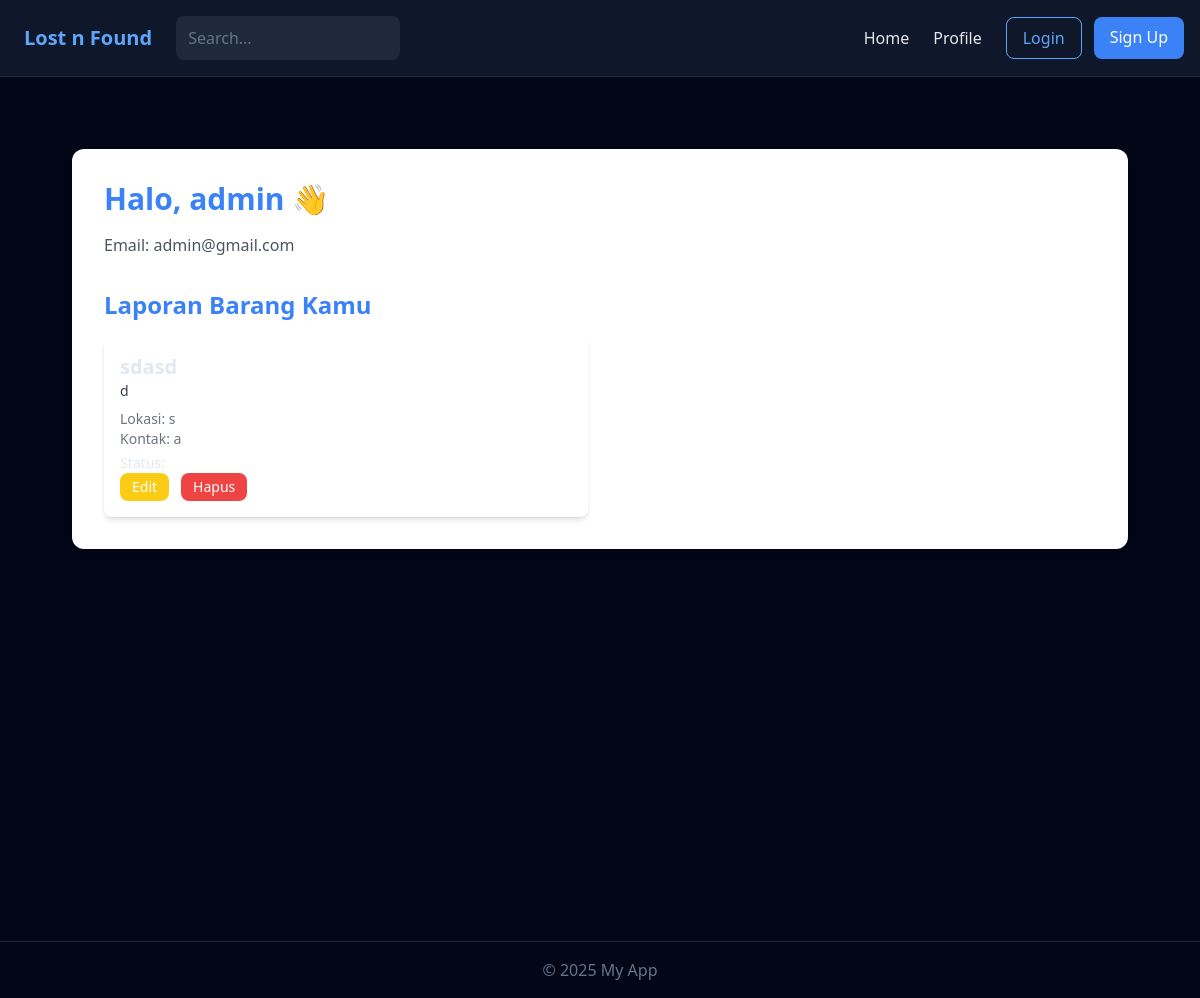
Before: /profile/ (signed in) with the older database file.
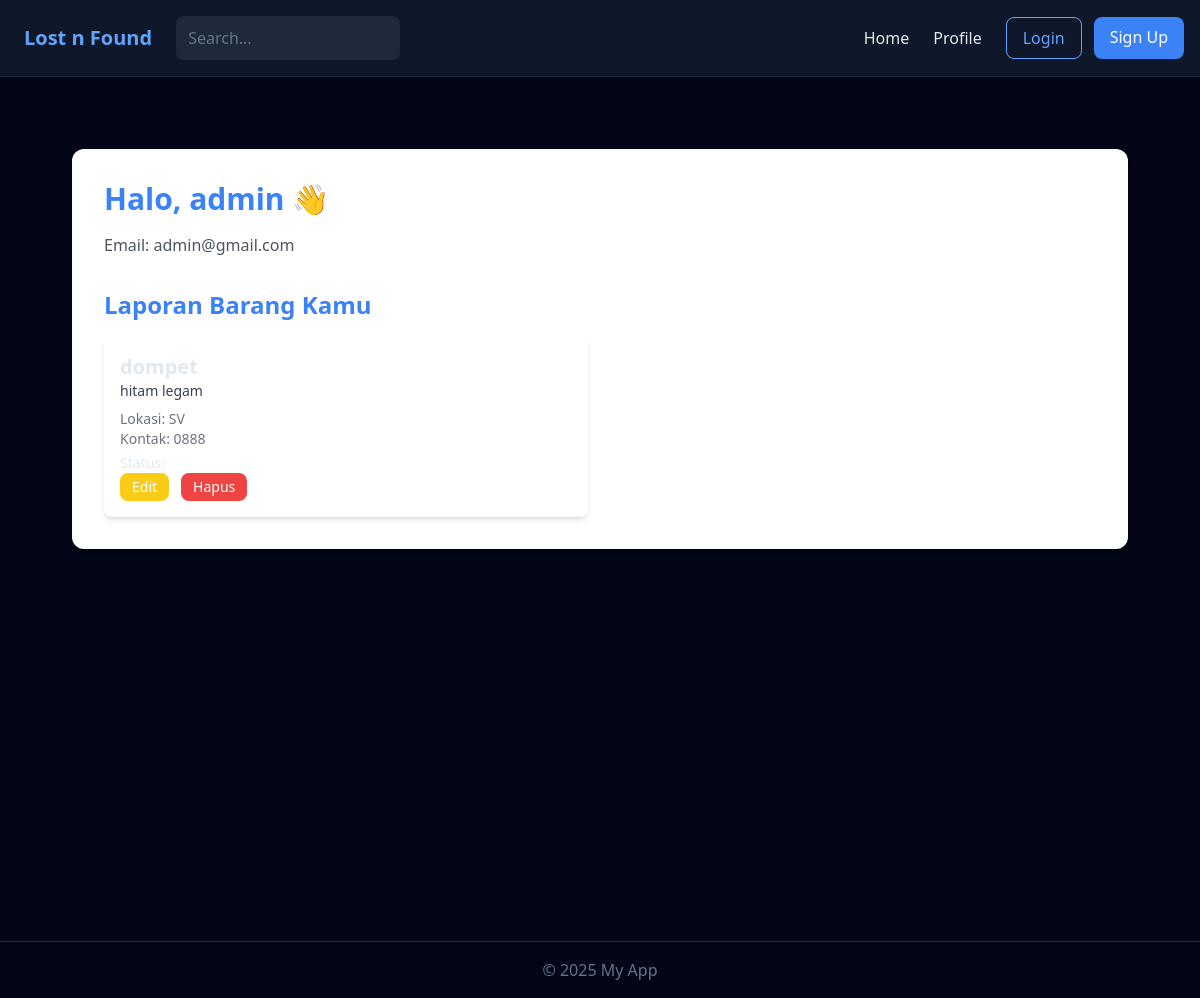
After: the same page with the newer database file.
### app/models.py (models this page shows, shortened)
class User(db.Model):
    id = db.Column(db.Integer, primary_key=True)
    username = db.Column(db.String(50), unique=True, nullable=False)
    email = db.Column(db.String(100), unique=True, nullable=False)
    password_hash = db.Column(db.String(200), nullable=False)

class Report(db.Model):
    id = db.Column(db.Integer, primary_key=True)
    user_id = db.Column(db.Integer, db.ForeignKey('user.id'), nullable=True)
    name = db.Column(db.String(100), nullable=False)
    item_name = db.Column(db.String(100), nullable=False)
    image_url = db.Column(db.String(255))
    description = db.Column(db.Text, nullable=True)
    location = db.Column(db.String(120), nullable=False)
    contact = db.Column(db.String(100), nullable=False)
    status = db.Column(db.String(20), default="Belum ditemukan")
    report_type = db.Column(db.String(10), nullable=False, default='lost')
    created_at = db.Column(
        db.DateTime,
        default=lambda: datetime.now(timezone.utc).replace(tzinfo=timezone.utc)
    )

### app/profiles/routes.py (the view)
@profiles_bp.route('/', methods=['GET'])
def profile():
    if 'user_id' not in session:
        flash('Kamu harus login dulu untuk membuka profil!', 'warning')
        return redirect(url_for('auth_bp.login'))
    user = User.query.get(session['user_id'])
    reports = Report.query.filter_by(user_id=user.id).all()
    return render_template('profiles/profile.html', user=user, reports=reports)

### templates/profiles/profile.html (shortened to what this page needs)
{% extends 'base.html' %}
{% block content %}
<div class="min-h-screen bg-gray-100 text-gray-800 p-10">
  <div class="max-w-4xl mx-auto bg-white shadow-lg rounded-xl p-8">
    <h2 class="text-3xl font-bold text-blue-500 mb-4">Halo, {{ user.username }} 👋</h2>
    <p class="text-gray-600 mb-8">Email: {{ user.email }}</p>
    <h3 class="text-2xl font-semibold text-blue-500 mb-4">Laporan Barang Kamu</h3>
    {% if reports %}
    <div class="grid sm:grid-cols-2 gap-6">
      {% for r in reports %}
      <div class="bg-blue-50 p-4 rounded-lg shadow-md">
        <h4 class="text-xl font-bold">{{ r.item_name }}</h4>
        <p class="text-sm text-gray-700">{{ r.description or 'Tidak ada deskripsi' }}</p>
        <p class="text-sm text-gray-500 mt-2">Lokasi: {{ r.location }}</p>
        <p class="text-sm text-gray-500">Kontak: {{ r.contact }}</p>
        <p class="text-sm mt-1">Status:
          <span class="px-3 py-1 rounded-full text-white text-sm
            {% if r.status == 'Belum ditemukan' %}
              bg-red-400
            {% else %}
              bg-green-500
            {% endif %}">
          </span>
        </p>
        <div class="mt-4 flex gap-3">
          <a href="{{ url_for('report_bp.edit_report', report_id=r.id) }}"
             class="text-sm bg-yellow-400 text-white px-3 py-1 rounded-lg hover:bg-yellow-500 transition">Edit</a>
          <a href="{{ url_for('report_bp.delete_report', report_id=r.id) }}"
             class="text-sm bg-red-500 text-white px-3 py-1 rounded-lg hover:bg-red-600 transition">Hapus</a>
        </div>
      </div>
      {% endfor %}
    </div>
    {% else %}
      <p class="text-gray-500">Belum ada laporan yang kamu buat.</p>
    {% endif %}
  </div>
</div>
{% endblock %}

### templates/base.html (shortened to what this page needs)
<!DOCTYPE html>
<html lang="en">
<head>
  <link rel="stylesheet" href="{{ url_for('static', filename='css/tailwind.css') }}">
</head>
<body class="bg-slate-950 text-slate-200 min-h-screen">
    <nav>
        {% include 'navbar/navbar.html' %}
    </nav>
  <main class="p-8">
    {% block content %}{% endblock %}
  </main>
  <footer class="text-center text-slate-500 py-4 border-t border-slate-800">
    © 2025 My App
  </footer>
</body>
</html>

### templates/navbar/navbar.html (shortened to what this page needs)
<nav class="bg-slate-900 border-b border-slate-800 p-4 flex justify-between items-center">
  <div class="flex gap-4">
  <a href="/" class="text-blue-400 font-bold p-2 text-xl">Lost n Found</a>
  <form action="{{ url_for('main_bp.index') }}" method="GET" class="flex items-center bg-slate-800 rounded-lg px-3">
    <input
      type="text"
      name="q"
      placeholder="Search..."
      class="bg-transparent text-slate-200 placeholder-slate-500 focus:outline-none py-2 w-48"
    >
  </form>
  </div>
  <div class="flex items-center gap-6">
    <a href="/" class="text-gray-200 hover:text-blue-400 transition-colors duration-300">Home</a>
    <a href="{{ url_for('profiles_bp.profile') }}" class="text-gray-200 hover:text-blue-400 transition-colors duration-300">Profile</a>
    <div class="flex gap-3">
      <a href="{{ url_for('auth_bp.login') }}"
         class="px-4 py-2 rounded-lg border border-blue-400 text-blue-400 hover:bg-blue-400 hover:text-white transition-all duration-300">
         Login
      </a>
      <a href="{{ url_for('auth_bp.signup') }}"
         class="px-4 py-2 rounded-lg bg-blue-500 text-white hover:bg-blue-600 transition-all duration-300">
         Sign Up
      </a>
    </div>
</nav>

Changed rows visible on the page:
removed Report: item_name "sdasd", description "d", location "s", contact "a"
added Report: item_name "dompet", description "hitam legam", location "SV", contact "0888"
